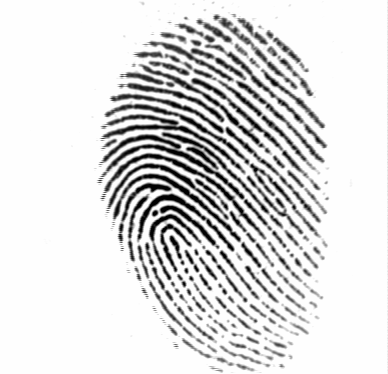
#> input picture FVC2002_dataset/101/101_1.tif, 388 x 374 px
$ python pca.py
#> lines starting #> are read from the running program, lines starting #| are printed output that depends on the picture
import numpy as np
import matplotlib.pyplot as plt
from sklearn.decomposition import PCA, IncrementalPCA
from PIL import Image


image_dim = (400, 400)
image_path = "FVC2002_dataset/101/101_1.tif"

image = Image.open(image_path)
#> image is the input picture: PIL image 388x374 L; min 1, max 254, mean 220.7
image = image.resize(image_dim, Image.LANCZOS)
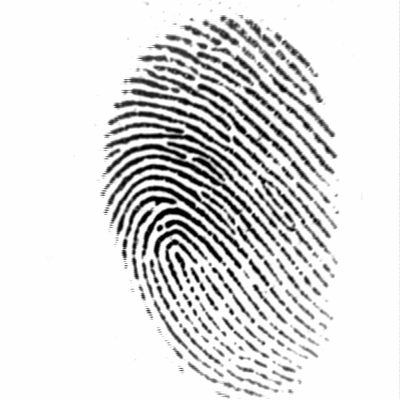
#> image: PIL image 400x400 L; min 0, max 255, mean 220.7
print(image.size)
#| (400, 400)
print(image)
#| <PIL.Image.Image image mode=L size=400x400 at 0x7FB0EEBE9390>
plt.imshow(image, cmap="gray")
plt.show(block=False)

# Convert the image to a NumPy array
image_array = np.array(image)

pca = PCA()
pca.fit(image)

# Getting the cumulative variance
var_cumu = np.cumsum(pca.explained_variance_ratio_) * 100

# How many PCs explain 95% of the variance?
k = np.argmax(var_cumu > 95)
print("Number of components explaining 95% variance: " + str(k))

plt.figure(figsize=[10, 5])
plt.title("Cumulative Explained Variance explained by the components")
plt.ylabel("Cumulative Explained variance")
plt.xlabel("Principal components")
plt.axvline(x=k, color="k", linestyle="--")
plt.axhline(y=95, color="r", linestyle="--")
ax = plt.plot(var_cumu)
plt.show(block=False)
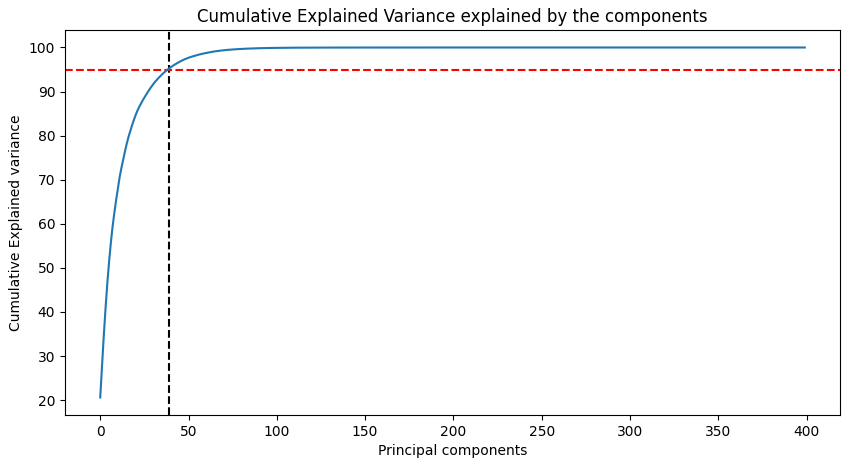
#> figure drawn by matplotlib, 1 panel; curve peaks at x = 280, y = 100


# Function to reconstruct and plot image for a given number of components
def plot_at_k(k):
    ipca = IncrementalPCA(n_components=k)
    image_recon = ipca.inverse_transform(ipca.fit_transform(image_array))
    image_recon = image_recon.astype(image_array.dtype)
    image_recon = Image.fromarray(image_recon)
    plt.imshow(image_recon, cmap=plt.cm.gray)
    plt.title("Reconstructed image using {} PCA components".format(k))
    plt.show(block=False)

    if k == 100:
        print(image_recon)


ks = [40, 60, 80, 100, 120, 140]

plt.figure(figsize=[15, 9])

for i in range(6):
    plt.subplot(2, 3, i + 1)
    plot_at_k(ks[i])
    plt.title("Components: " + str(ks[i]))
#> this loop made 6 passes
#| <PIL.Image.Image image mode=L size=400x400 at 0x7FB0EC3EC210>
#> pass 1, in plot_at_k, `image_recon = ipca.inverse_transform(ipca.fit_transform(image_array))`:
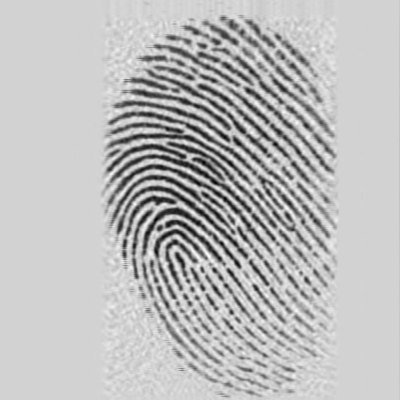
#> image_recon: shape (400, 400) float64; min -58.81, max 319.4, mean 220.7; drawn with min black and max white
#> pass 1, in plot_at_k, `image_recon = image_recon.astype(image_array.dtype)`:
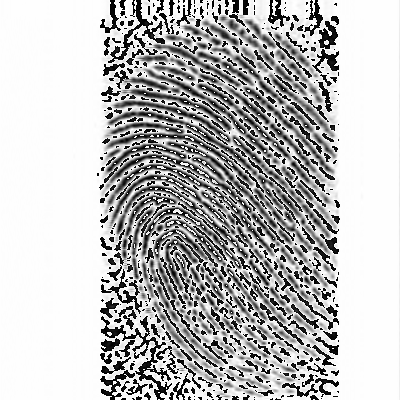
#> image_recon: shape (400, 400); min 0, max 255, mean 188.8
#> pass 2, in plot_at_k (call 2), `image_recon = ipca.inverse_transform(ipca.fit_transform(image_array))`:
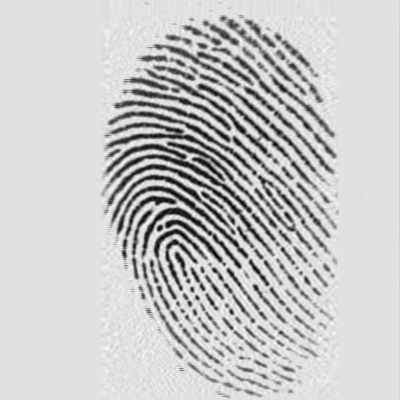
#> image_recon: shape (400, 400) float64; min -34.79, max 291.1, mean 220.7; drawn with min black and max white
#> pass 2, in plot_at_k (call 2), `image_recon = image_recon.astype(image_array.dtype)`:
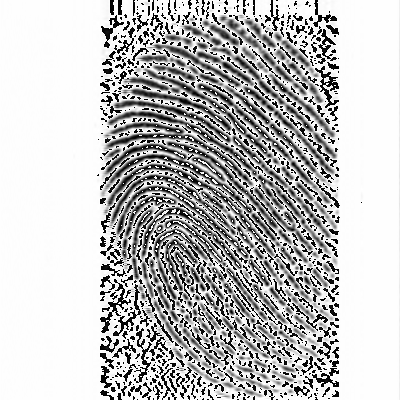
#> image_recon: shape (400, 400); min 0, max 255, mean 191.9

plt.show()

$ run again, with FVC2002_dataset/101/101_2.tif copied over FVC2002_dataset/101/101_1.tif
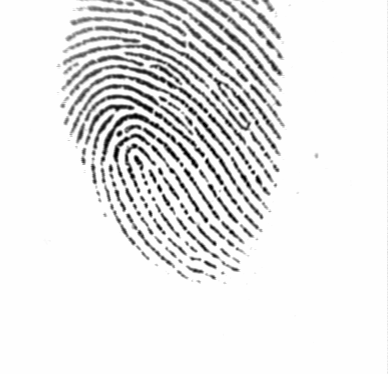
#> input picture FVC2002_dataset/101/101_2.tif, 388 x 374 px
#> image is the input picture: PIL image 388x374 L; min 1, max 254, mean 231.9
#> image: PIL image 400x400 L
#| (400, 400)
#| <PIL.Image.Image image mode=L size=400x400 at 0x7FB0ED372710>
#> `plt.show(block=False)`:
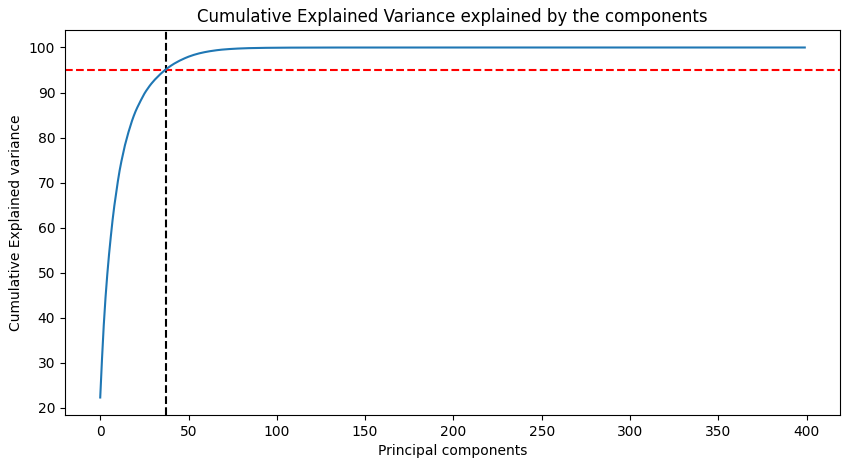
#> figure drawn by matplotlib, 1 panel; curve peaks at x = 283, y = 100
#> the loop `for i in range(6):` made 6 passes
#| <PIL.Image.Image image mode=L size=400x400 at 0x7FB0EC530210>
#> pass 2, in plot_at_k (call 2), `image_recon = image_recon.astype(image_array.dtype)`:
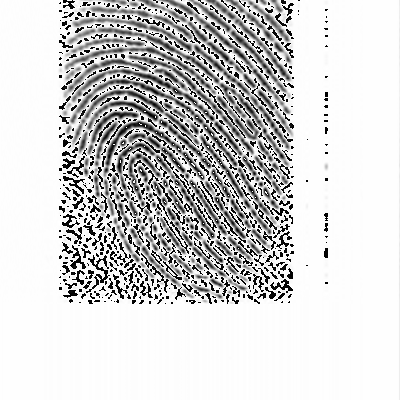
#> image_recon: shape (400, 400); min 0, max 255, mean 208.8

$ run again, with FVC2002_dataset/101/101_3.tif copied over FVC2002_dataset/101/101_1.tif
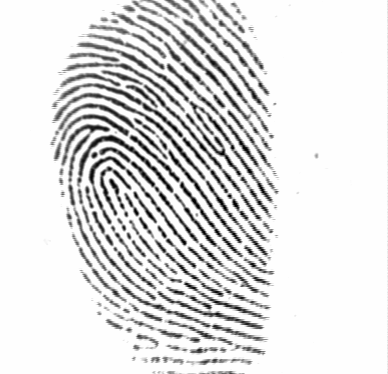
#> input picture FVC2002_dataset/101/101_3.tif, 388 x 374 px
#> image is the input picture: PIL image 388x374 L; min 1, max 254, mean 223.6
#> image: PIL image 400x400 L
#| (400, 400)
#| <PIL.Image.Image image mode=L size=400x400 at 0x7FB0EE6FA710>
#> `plt.show(block=False)`:
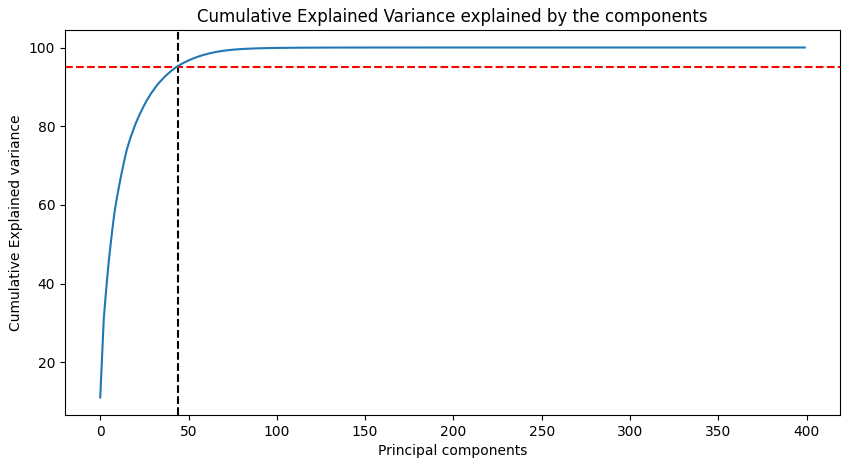
#> figure drawn by matplotlib, 1 panel; curve peaks at x = 280, y = 100
#> the loop `for i in range(6):` made 6 passes
#| <PIL.Image.Image image mode=L size=400x400 at 0x7FB0ECDF8110>
#> pass 2, in plot_at_k (call 2), `image_recon = image_recon.astype(image_array.dtype)`:
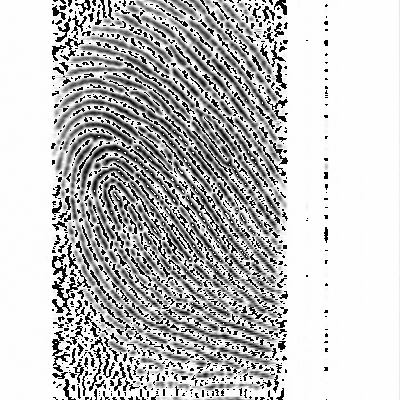
#> image_recon: shape (400, 400); min 0, max 255, mean 193

$ run again, with FVC2002_dataset/101/101_4.tif copied over FVC2002_dataset/101/101_1.tif
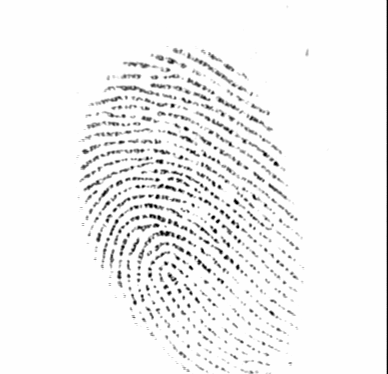
#> input picture FVC2002_dataset/101/101_4.tif, 388 x 374 px
#> image is the input picture: PIL image 388x374 L; min 1, max 254, mean 242.4
#> image: PIL image 400x400 L
#| (400, 400)
#| <PIL.Image.Image image mode=L size=400x400 at 0x7FB0ED366C50>
#> `plt.show(block=False)`:
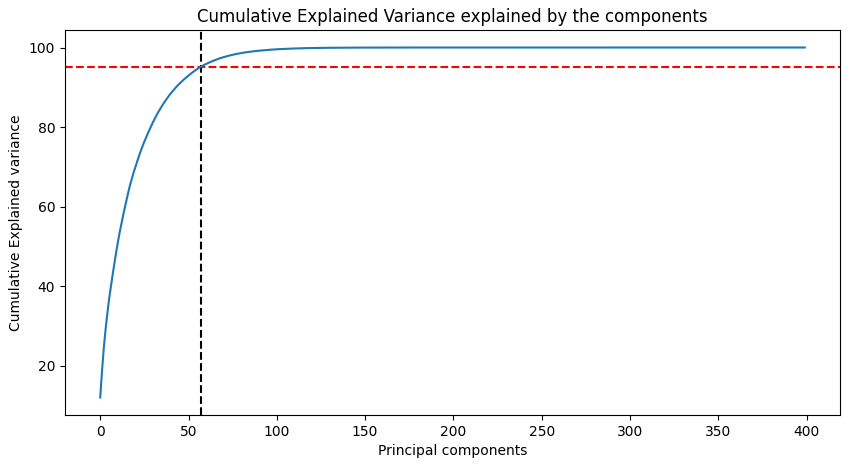
#> figure drawn by matplotlib, 1 panel; curve peaks at x = 252, y = 100
#> the loop `for i in range(6):` made 6 passes
#| <PIL.Image.Image image mode=L size=400x400 at 0x7FB0EC539590>
#> pass 2, in plot_at_k (call 2), `image_recon = image_recon.astype(image_array.dtype)`:
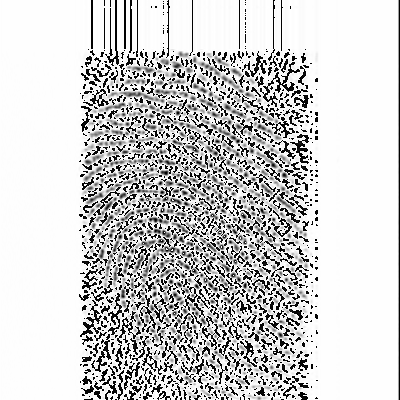
#> image_recon: shape (400, 400); min 0, max 255, mean 206
